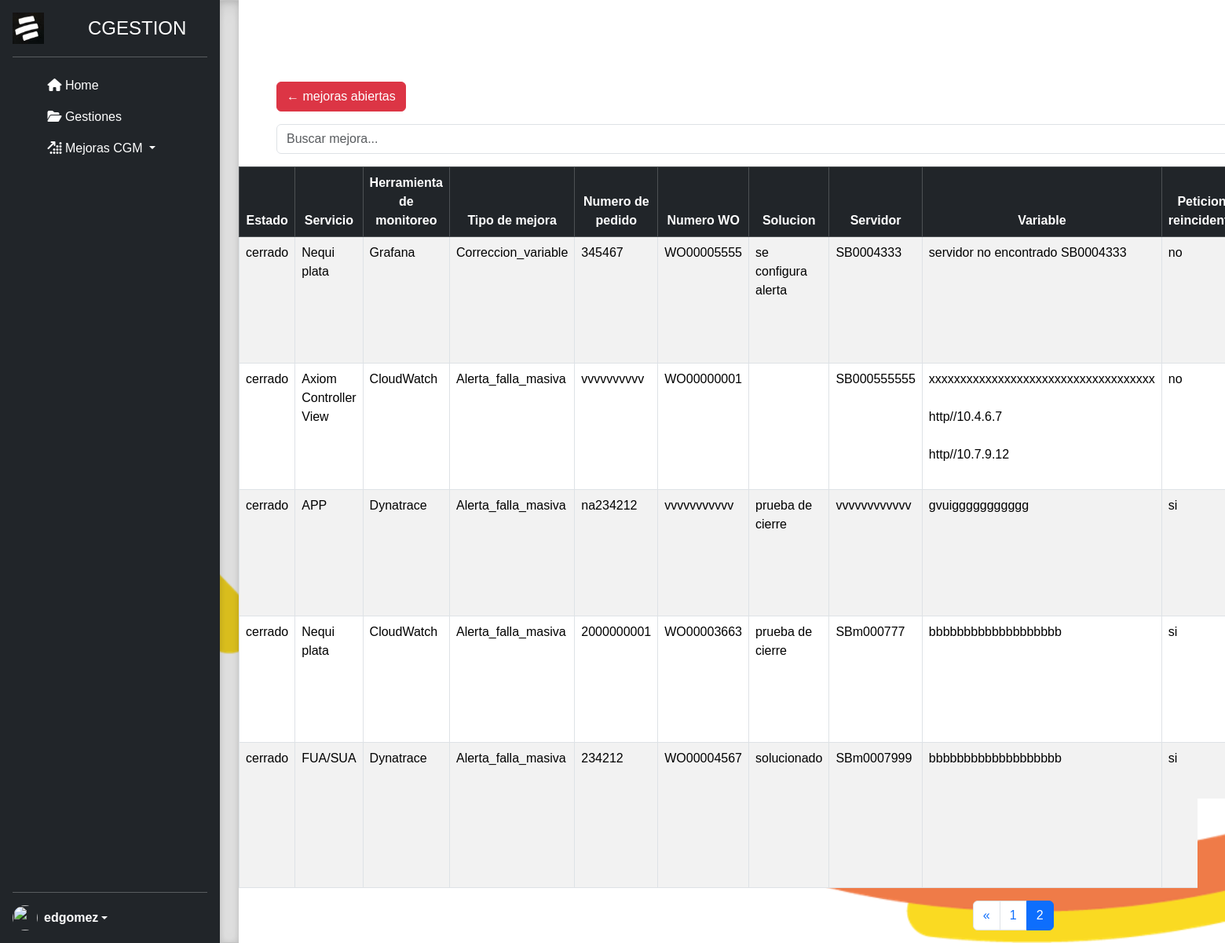
Screenshot of /mejorascgm/listar_mejoras_cerradas/?q=&page=2 (signed in) with the database file from the repository.
### mejorascgm/models.py (models this page shows, shortened)
class Mejoracgm(models.Model):
    servicio = models.CharField(max_length=250, verbose_name='Servicio')
    herramienta_de_monitoreo = models.CharField(
        max_length=250,
        verbose_name='Herramienta de monitoreo',
        blank=True,  # Permite que esté vacío en el formulario
        null=True     # Permite que sea nulo en la base de datos
    )
    tipo_de_mejora = models.CharField(max_length=250, verbose_name='Tipo de Mejora')
    numero_peticion = models.CharField(max_length=250, verbose_name='Número Petición')
    numero_wo = models.CharField(max_length=250, verbose_name='Número WO')
    servidor = models.CharField(max_length=500, verbose_name='Servidor')
    variable = models.TextField(verbose_name='Variable de la alerta')
    peticion_reincidente = models.CharField(max_length=250, verbose_name='Petición Reincidente')
    peticion_anterior = models.CharField(max_length=250, verbose_name='N° Petición Anterior')
    observaciones = models.TextField(verbose_name='Observaciones')
    fecha_hora_mejora = models.DateTimeField("Fecha y Hora Mejora", auto_now_add=False)
    area_responsable = models.CharField(max_length=250, verbose_name='Área Responsable')
    mejora_creada_por = models.CharField(max_length=250, verbose_name='Mejora Creada Por')
    estado = models.CharField(max_length=250, verbose_name='Estado')
    solucion = models.TextField(verbose_name='Descripción')
    fecha_hora = models.DateTimeField(null=True, blank=True, verbose_name='fecha y hora de cierre de la mejora')
    class Meta:
        verbose_name_plural = 'Mejoras CGM'
        verbose_name = 'Mejora CGM'

### mejorascgm/views.py (the view)
# urls.py: path('listar_mejoras_cerradas/', views.listar_mejoras_cerradas, name='listar_mejoras_cerradas'),
@login_required(login_url='/login/')
def listar_mejoras_cerradas(request):
    first_name = request.user.first_name if request.user.is_authenticated else "Invitado"
    query = request.GET.get('q', '')
    mejora = Mejoracgm.objects.filter(
        estado="cerrado"  # Filtra solo las mejoras abiertas
    ).filter(
        Q(servicio__icontains=query) |
        Q(herramienta_de_monitoreo__icontains=query) |
        Q(tipo_de_mejora__icontains=query) |
        Q(numero_peticion__icontains=query) |
        Q(numero_wo__icontains=query) |
        Q(servidor__icontains=query) |
        Q(variable__icontains=query) |
        Q(peticion_reincidente__icontains=query) |
        Q(peticion_anterior__icontains=query) |
        Q(observaciones__icontains=query) |
        Q(fecha_hora_mejora__icontains=query) |
        Q(area_responsable__icontains=query) |
        Q(mejora_creada_por__icontains=query) |
        Q(estado__icontains=query) |
        Q(solucion__icontains=query)
    ).order_by('-fecha_hora_mejora')
    paginator = Paginator(mejora, 10)
    page_number = request.GET.get('page')
    page_obj = paginator.get_page(page_number)
    return render(request, "listar_mejoras_cerradas.html", {"page_obj": page_obj, "query": query, "first_name": first_name})

### mejorascgm/templates/listar_mejoras_cerradas.html (shortened to what this page needs)
{% extends "layout.html" %}
{% block content %}
<nav class="navbar navbar-expand-lg px-3" style="background-color: white">
    <div class="container-fluid">
    </div>
</nav>
<a href="{% url 'listar_mejora' %}" class="btn btn-danger mt-5 mx-5"> &#8592; mejoras abiertas</a>
<form method="GET" class="d-flex my-3 mx-5">
    <input type="text" name="q" class="form-control me-2" placeholder="Buscar mejora..." value="{{ query|default:'' }}">
</form>
<div class="table-responsive">
    <table class="table table-striped table-bordered table-hover">
        <thead class="table-dark">
            <tr>
                <th class="text-center">Estado</th>
                <th class="text-center">Servicio</th>
                <th class="text-center">Herramienta de monitoreo</th>
                <th class="text-center">Tipo de mejora</th>
                <th class="text-center">Numero de pedido</th>
                <th class="text-center">Numero WO</th>
                <th class="text-center">Solucion</th>
                <th class="text-center">Servidor</th>
                <th class="text-center">Variable</th>
                <th class="text-center">Peticion reincidente</th>
            </tr>
        </thead>
        <tbody>
            {% for mejora in page_obj %}
            <tr>
                <td>{{ mejora.estado }}
                <td>{{ mejora.servicio }}
                <td>{{ mejora.herramienta_de_monitoreo }}</td>
                <td>{{ mejora.tipo_de_mejora }}</td>
                <td>{{ mejora.numero_peticion }}</td>
                <td>{{ mejora.numero_wo }}</td>
                <td>{{ mejora.solucion }}</td>
                <td>{{ mejora.servidor }}</td>
                <td>{{ mejora.variable }}</td>
                <td>{{ mejora.peticion_reincidente }}</td>
                </td>
            </tr>
            {% endfor %}
        </tbody>
    </table>
</div>
<nav aria-label="Page navigation">
    <ul class="pagination justify-content-center">
        {% if page_obj.has_previous %}
        <li class="page-item">
            <a class="page-link" href="?q={{ query }}&page={{ page_obj.previous_page_number }}" aria-label="Anterior">
                &laquo;
            </a>
        </li>
        {% endif %}
        {% for num in page_obj.paginator.page_range %}
        <li class="page-item {% if num == page_obj.number %}active{% endif %}">
            <a class="page-link" href="?q={{ query }}&page={{ num }}">{{ num }}</a>
        </li>
        {% endfor %}
    </ul>
</nav>
{% endblock %}

### gestiones/templates/layout.html (shortened to what this page needs)
{% load static %}
<!doctype html>
<html lang="en" data-bs-theme="auto">
<head>
  <link href="https://cdn.jsdelivr.net/npm/bootstrap@5.3.3/dist/css/bootstrap.min.css" rel="stylesheet"
>
    <link rel="stylesheet" href="https://cdnjs.cloudflare.com/ajax/libs/font-awesome/6.4.2/css/all.min.css">
  <link rel="stylesheet" type="text/css" href="{% static 'css/styles.css' %}">
</head>
<body>
  <main class="d-flex flex-column flex-md-row">
    <div class="d-flex flex-column flex-shrink-0 p-3 text-bg-dark" style="width: 280px;">
      <a href="/" class="d-flex align-items-center mb-3 mb-md-0 me-md-auto text-white text-decoration-none">
        <img src="{% static 'images/logo.jpg' %}" alt="Logo" width="40" height="40" class="me-2">
        <svg class="bi pe-none me-2" width="40" height="32">
          <use xlink:href="#bootstrap" />
        </svg>
        <span class="fs-4">CGESTION</span>
      </a>
      <hr>
      <ul class="nav nav-pills flex-column mb-auto">
        <li class="nav-item">
          <a href="/" class="nav-link text-white" aria-current="page">
            <svg class="bi pe-none me-2" width="16" height="16">
              <use xlink:href="#home" />
            </svg>
            <i class="fa-solid fa-house"></i>  Home
          </a>
        </li>
        <li class="nav-item">
          <a href="/" class="nav-link text-white" aria-current="page">
            <svg class="bi pe-none me-2" width="16" height="16">
              <use xlink:href="#gestiones" />
            </svg>
            <i class="fa-solid fa-folder-open"></i>  Gestiones
          </a>
        </li>
        <li class="nav-item dropdown">
          <a class="nav-link dropdown-toggle text-white" href="#" id="mejorasDropdown" role="button" data-bs-toggle="dropdown" aria-expanded="false">
              <svg class="bi pe-none me-2" width="16" height="16">
                  <use xlink:href="#mejoras_CGM" />
              </svg>
              <i class="fa-solid fa-arrow-up-right-dots"></i> Mejoras CGM
          </a>
      </li>
      </ul>
      <hr>
      <div class="dropdown">
        <a href="#" class="d-flex align-items-center text-white text-decoration-none dropdown-toggle"
          data-bs-toggle="dropdown" aria-expanded="false">
          <img src="https://github.com/mdo.png" alt="" width="32" height="32" class="rounded-circle me-2">
          <strong>{{ user }}</strong>
        </a>
      </div>
    </div>
    <div class="b-example-divider b-example-vr"></div>
    <div id="content" class="flex-grow-1">
      {% block content %}
      {% endblock %}
    </div>
  </main>
</body>
</html>

### gestiones/static/css/styles.css (style rules this page uses)
* { font-family: Verdana, Geneva, Tahoma, sans-serif; text-decoration: none; }
body { background-color: #f2f2f2; background: url("/static/images/logofondo.png") no-repeat center center fixed !important; background-size: cover !important; }
.dropdown-toggle { outline: 0; }
.b-example-divider { background-color: rgba(0, 0, 0, .1); border: solid rgba(0, 0, 0, .15); border-width: 1px 0; box-shadow: inset 0 .5em 1.5em rgba(0, 0, 0, .1), inset 0 .125em .5em rgba(0, 0, 0, .15); }
.b-example-vr { flex-shrink: 0; width: 1.5rem; height: responsive; }
.bi { vertical-align: -.125em; fill: currentColor; }
#content { min-height: 100vh; }
td { max-width: 500px; max-height: 500px; overflow: hidden; text-overflow: ellipsis; white-space: nowrap; white-space: pre-wrap; word-wrap: break-word; }

### rows the page displays
Mejoracgm: estado "cerrado…", servicio "Nequi plata", herramienta_de_monitoreo "Grafana", tipo_de_mejora "Correccion_variable", numero_peticion "345467", numero_wo "WO00005555", solucion "se configura alerta", servidor "SB0004333", variable "servidor no encontrado SB0004333", peticion_reincidente "no"
Mejoracgm: estado "cerrado…", servicio "Axiom Controller View", herramienta_de_monitoreo "CloudWatch", tipo_de_mejora "Alerta_falla_masiva", numero_peticion "vvvvvvvvvv", numero_wo "WO00000001", servidor "SB000555555", variable "xxxxxxxxxxxxxxxxxxxxxxxxxxxxxxxxxxxx http//10.4.6.7 http//10.7.9.12", peticion_reincidente "no"
Mejoracgm: estado "cerrado…", servicio "APP", herramienta_de_monitoreo "Dynatrace", tipo_de_mejora "Alerta_falla_masiva", numero_peticion "na234212", numero_wo "vvvvvvvvvvv", solucion "prueba de cierre", servidor "vvvvvvvvvvvv", variable "gvuiggggggggggg", peticion_reincidente "si"
Mejoracgm: estado "cerrado…", servicio "Nequi plata", herramienta_de_monitoreo "CloudWatch", tipo_de_mejora "Alerta_falla_masiva", numero_peticion "2000000001", numero_wo "WO00003663", solucion "prueba de cierre", servidor "SBm000777", variable "bbbbbbbbbbbbbbbbbbb", peticion_reincidente "si"
Mejoracgm: estado "cerrado…", servicio "FUA/SUA", herramienta_de_monitoreo "Dynatrace", tipo_de_mejora "Alerta_falla_masiva", numero_peticion "234212", numero_wo "WO00004567", solucion "solucionado", servidor "SBm0007999", variable "bbbbbbbbbbbbbbbbbbb", peticion_reincidente "si"

### other values shown
{{ user }} "edgomez"
{{ num }} "1" "2"
